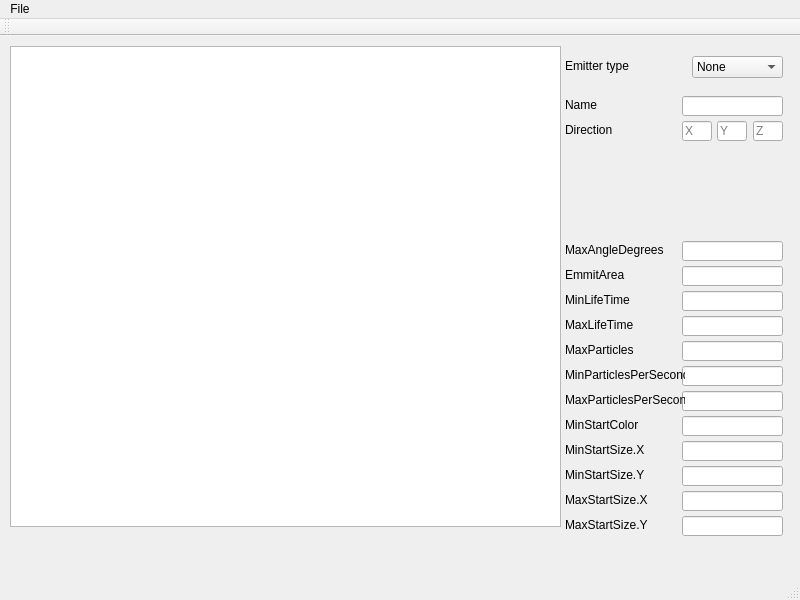
<?xml version="1.0" encoding="UTF-8"?>
<ui version="4.0">
 <class>MainWindow</class>
 <widget class="QMainWindow" name="MainWindow">
  <property name="geometry">
   <rect>
    <x>0</x>
    <y>0</y>
    <width>800</width>
    <height>600</height>
   </rect>
  </property>
  <property name="windowTitle">
   <string>MainWindow</string>
  </property>
  <widget class="QWidget" name="centralWidget">
   <widget class="QGraphicsView" name="graphicsView">
    <property name="geometry">
     <rect>
      <x>10</x>
      <y>10</y>
      <width>551</width>
      <height>481</height>
     </rect>
    </property>
   </widget>
   <widget class="QLineEdit" name="lineEdit_3">
    <property name="geometry">
     <rect>
      <x>682</x>
      <y>205</y>
      <width>101</width>
      <height>20</height>
     </rect>
    </property>
   </widget>
   <widget class="QLineEdit" name="lineEdit_4">
    <property name="geometry">
     <rect>
      <x>682</x>
      <y>230</y>
      <width>101</width>
      <height>20</height>
     </rect>
    </property>
   </widget>
   <widget class="QLabel" name="label_3">
    <property name="geometry">
     <rect>
      <x>565</x>
      <y>205</y>
      <width>120</width>
      <height>16</height>
     </rect>
    </property>
    <property name="text">
     <string>MaxAngleDegrees</string>
    </property>
    <property name="alignment">
     <set>Qt::AlignBottom|Qt::AlignLeading|Qt::AlignLeft</set>
    </property>
   </widget>
   <widget class="QLabel" name="label_4">
    <property name="geometry">
     <rect>
      <x>565</x>
      <y>230</y>
      <width>120</width>
      <height>16</height>
     </rect>
    </property>
    <property name="text">
     <string>EmmitArea</string>
    </property>
    <property name="alignment">
     <set>Qt::AlignBottom|Qt::AlignLeading|Qt::AlignLeft</set>
    </property>
   </widget>
   <widget class="QLineEdit" name="lineEdit_5">
    <property name="geometry">
     <rect>
      <x>682</x>
      <y>255</y>
      <width>101</width>
      <height>20</height>
     </rect>
    </property>
   </widget>
   <widget class="QLineEdit" name="lineEdit_6">
    <property name="geometry">
     <rect>
      <x>682</x>
      <y>280</y>
      <width>101</width>
      <height>20</height>
     </rect>
    </property>
   </widget>
   <widget class="QLabel" name="label_5">
    <property name="geometry">
     <rect>
      <x>565</x>
      <y>255</y>
      <width>120</width>
      <height>16</height>
     </rect>
    </property>
    <property name="text">
     <string>MinLifeTime</string>
    </property>
    <property name="alignment">
     <set>Qt::AlignBottom|Qt::AlignLeading|Qt::AlignLeft</set>
    </property>
   </widget>
   <widget class="QLabel" name="label_6">
    <property name="geometry">
     <rect>
      <x>565</x>
      <y>280</y>
      <width>120</width>
      <height>16</height>
     </rect>
    </property>
    <property name="text">
     <string>MaxLifeTime</string>
    </property>
    <property name="alignment">
     <set>Qt::AlignBottom|Qt::AlignLeading|Qt::AlignLeft</set>
    </property>
   </widget>
   <widget class="QComboBox" name="comboBox">
    <property name="geometry">
     <rect>
      <x>692</x>
      <y>20</y>
      <width>91</width>
      <height>22</height>
     </rect>
    </property>
    <item>
     <property name="text">
      <string>None</string>
     </property>
    </item>
    <item>
     <property name="text">
      <string>Box</string>
     </property>
    </item>
    <item>
     <property name="text">
      <string>Point</string>
     </property>
    </item>
    <item>
     <property name="text">
      <string>Animated_Mesh</string>
     </property>
    </item>
    <item>
     <property name="text">
      <string>Cylinder</string>
     </property>
    </item>
    <item>
     <property name="text">
      <string>Mesh</string>
     </property>
    </item>
    <item>
     <property name="text">
      <string>Ring</string>
     </property>
    </item>
    <item>
     <property name="text">
      <string>Sphere</string>
     </property>
    </item>
   </widget>
   <widget class="QLabel" name="label_7">
    <property name="geometry">
     <rect>
      <x>565</x>
      <y>20</y>
      <width>111</width>
      <height>20</height>
     </rect>
    </property>
    <property name="text">
     <string>Emitter type</string>
    </property>
    <property name="alignment">
     <set>Qt::AlignLeading|Qt::AlignLeft|Qt::AlignVCenter</set>
    </property>
   </widget>
   <widget class="QLineEdit" name="lineEdit_7">
    <property name="geometry">
     <rect>
      <x>682</x>
      <y>305</y>
      <width>101</width>
      <height>20</height>
     </rect>
    </property>
   </widget>
   <widget class="QLineEdit" name="lineEdit_8">
    <property name="geometry">
     <rect>
      <x>682</x>
      <y>330</y>
      <width>101</width>
      <height>20</height>
     </rect>
    </property>
   </widget>
   <widget class="QLineEdit" name="lineEdit_9">
    <property name="geometry">
     <rect>
      <x>682</x>
      <y>355</y>
      <width>101</width>
      <height>20</height>
     </rect>
    </property>
   </widget>
   <widget class="QLineEdit" name="lineEdit_10">
    <property name="geometry">
     <rect>
      <x>682</x>
      <y>380</y>
      <width>101</width>
      <height>20</height>
     </rect>
    </property>
   </widget>
   <widget class="QLineEdit" name="lineEdit_name">
    <property name="geometry">
     <rect>
      <x>682</x>
      <y>60</y>
      <width>101</width>
      <height>20</height>
     </rect>
    </property>
   </widget>
   <widget class="QLabel" name="label_name">
    <property name="geometry">
     <rect>
      <x>565</x>
      <y>60</y>
      <width>120</width>
      <height>16</height>
     </rect>
    </property>
    <property name="text">
     <string>Name</string>
    </property>
    <property name="alignment">
     <set>Qt::AlignBottom|Qt::AlignLeading|Qt::AlignLeft</set>
    </property>
   </widget>
   <widget class="QLineEdit" name="lineEdit_Direction_X">
    <property name="geometry">
     <rect>
      <x>682</x>
      <y>85</y>
      <width>30</width>
      <height>20</height>
     </rect>
    </property>
    <property name="placeholderText">
     <string>X</string>
    </property>
   </widget>
   <widget class="QLabel" name="label_Direction">
    <property name="geometry">
     <rect>
      <x>565</x>
      <y>85</y>
      <width>120</width>
      <height>16</height>
     </rect>
    </property>
    <property name="text">
     <string>Direction</string>
    </property>
    <property name="alignment">
     <set>Qt::AlignBottom|Qt::AlignLeading|Qt::AlignLeft</set>
    </property>
   </widget>
   <widget class="QLabel" name="label_11">
    <property name="geometry">
     <rect>
      <x>565</x>
      <y>305</y>
      <width>120</width>
      <height>16</height>
     </rect>
    </property>
    <property name="text">
     <string>MaxParticles</string>
    </property>
    <property name="alignment">
     <set>Qt::AlignBottom|Qt::AlignLeading|Qt::AlignLeft</set>
    </property>
   </widget>
   <widget class="QLabel" name="label_12">
    <property name="geometry">
     <rect>
      <x>565</x>
      <y>330</y>
      <width>120</width>
      <height>16</height>
     </rect>
    </property>
    <property name="text">
     <string>MinParticlesPerSecond</string>
    </property>
    <property name="alignment">
     <set>Qt::AlignBottom|Qt::AlignLeading|Qt::AlignLeft</set>
    </property>
   </widget>
   <widget class="QLabel" name="label_13">
    <property name="geometry">
     <rect>
      <x>565</x>
      <y>355</y>
      <width>120</width>
      <height>16</height>
     </rect>
    </property>
    <property name="text">
     <string>MaxParticlesPerSecond</string>
    </property>
    <property name="alignment">
     <set>Qt::AlignBottom|Qt::AlignLeading|Qt::AlignLeft</set>
    </property>
   </widget>
   <widget class="QLabel" name="label_14">
    <property name="geometry">
     <rect>
      <x>565</x>
      <y>380</y>
      <width>120</width>
      <height>16</height>
     </rect>
    </property>
    <property name="text">
     <string>MinStartColor</string>
    </property>
    <property name="alignment">
     <set>Qt::AlignBottom|Qt::AlignLeading|Qt::AlignLeft</set>
    </property>
   </widget>
   <widget class="QLineEdit" name="lineEdit_14">
    <property name="geometry">
     <rect>
      <x>682</x>
      <y>405</y>
      <width>101</width>
      <height>20</height>
     </rect>
    </property>
   </widget>
   <widget class="QLineEdit" name="lineEdit_15">
    <property name="geometry">
     <rect>
      <x>682</x>
      <y>430</y>
      <width>101</width>
      <height>20</height>
     </rect>
    </property>
   </widget>
   <widget class="QLineEdit" name="lineEdit_16">
    <property name="geometry">
     <rect>
      <x>682</x>
      <y>455</y>
      <width>101</width>
      <height>20</height>
     </rect>
    </property>
   </widget>
   <widget class="QLineEdit" name="lineEdit_17">
    <property name="geometry">
     <rect>
      <x>682</x>
      <y>480</y>
      <width>101</width>
      <height>20</height>
     </rect>
    </property>
   </widget>
   <widget class="QLabel" name="label_15">
    <property name="geometry">
     <rect>
      <x>565</x>
      <y>405</y>
      <width>120</width>
      <height>16</height>
     </rect>
    </property>
    <property name="text">
     <string>MinStartSize.X</string>
    </property>
    <property name="alignment">
     <set>Qt::AlignBottom|Qt::AlignLeading|Qt::AlignLeft</set>
    </property>
   </widget>
   <widget class="QLabel" name="label_16">
    <property name="geometry">
     <rect>
      <x>565</x>
      <y>430</y>
      <width>120</width>
      <height>16</height>
     </rect>
    </property>
    <property name="text">
     <string>MinStartSize.Y</string>
    </property>
    <property name="alignment">
     <set>Qt::AlignBottom|Qt::AlignLeading|Qt::AlignLeft</set>
    </property>
   </widget>
   <widget class="QLabel" name="label_17">
    <property name="geometry">
     <rect>
      <x>565</x>
      <y>455</y>
      <width>120</width>
      <height>16</height>
     </rect>
    </property>
    <property name="text">
     <string>MaxStartSize.X</string>
    </property>
    <property name="alignment">
     <set>Qt::AlignBottom|Qt::AlignLeading|Qt::AlignLeft</set>
    </property>
   </widget>
   <widget class="QLabel" name="label_18">
    <property name="geometry">
     <rect>
      <x>565</x>
      <y>480</y>
      <width>120</width>
      <height>16</height>
     </rect>
    </property>
    <property name="text">
     <string>MaxStartSize.Y</string>
    </property>
    <property name="alignment">
     <set>Qt::AlignBottom|Qt::AlignLeading|Qt::AlignLeft</set>
    </property>
   </widget>
   <widget class="QLineEdit" name="lineEdit_Direction_Y">
    <property name="geometry">
     <rect>
      <x>717</x>
      <y>85</y>
      <width>30</width>
      <height>20</height>
     </rect>
    </property>
    <property name="placeholderText">
     <string>Y</string>
    </property>
   </widget>
   <widget class="QLineEdit" name="lineEdit_Direction_Z">
    <property name="geometry">
     <rect>
      <x>753</x>
      <y>85</y>
      <width>30</width>
      <height>20</height>
     </rect>
    </property>
    <property name="inputMethodHints">
     <set>Qt::ImhNone</set>
    </property>
    <property name="placeholderText">
     <string>Z</string>
    </property>
   </widget>
  </widget>
  <widget class="QMenuBar" name="menuBar">
   <property name="geometry">
    <rect>
     <x>0</x>
     <y>0</y>
     <width>800</width>
     <height>21</height>
    </rect>
   </property>
   <widget class="QMenu" name="menuFile">
    <property name="title">
     <string>File</string>
    </property>
    <addaction name="actionNew"/>
    <addaction name="actionOpen_XML"/>
    <addaction name="actionSave_XML"/>
   </widget>
   <addaction name="menuFile"/>
  </widget>
  <widget class="QToolBar" name="mainToolBar">
   <attribute name="toolBarArea">
    <enum>TopToolBarArea</enum>
   </attribute>
   <attribute name="toolBarBreak">
    <bool>false</bool>
   </attribute>
  </widget>
  <widget class="QStatusBar" name="statusBar"/>
  <action name="actionNew">
   <property name="text">
    <string>New</string>
   </property>
  </action>
  <action name="actionOpen_XML">
   <property name="text">
    <string>Open particle</string>
   </property>
  </action>
  <action name="actionSave_XML">
   <property name="text">
    <string>Save to XML</string>
   </property>
  </action>
  <action name="actionClose">
   <property name="checkable">
    <bool>false</bool>
   </property>
   <property name="text">
    <string>Close</string>
   </property>
  </action>
 </widget>
 <layoutdefault spacing="6" margin="11"/>
 <resources/>
 <connections/>
</ui>
